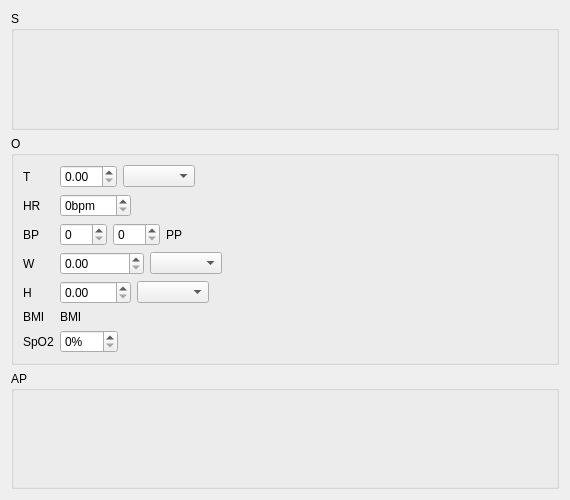
<?xml version="1.0" encoding="UTF-8"?>
<ui version="4.0">
 <class>PreoperativeAnesthesiaConsultation</class>
 <widget class="QWidget" name="PreoperativeAnesthesiaConsultation">
  <property name="geometry">
   <rect>
    <x>0</x>
    <y>0</y>
    <width>570</width>
    <height>500</height>
   </rect>
  </property>
  <property name="windowTitle">
   <string/>
  </property>
  <layout class="QGridLayout" name="gridLayout_4">
   <item row="0" column="0">
    <widget class="QGroupBox" name="subjectiveGroup">
     <property name="title">
      <string>S</string>
     </property>
     <layout class="QGridLayout" name="gridLayout_2">
      <item row="0" column="0">
       <layout class="QVBoxLayout" name="subjectiveLayout"/>
      </item>
     </layout>
    </widget>
   </item>
   <item row="1" column="0">
    <widget class="QGroupBox" name="objectiveGroup">
     <property name="title">
      <string>O</string>
     </property>
     <layout class="QGridLayout" name="gridLayout_1">
      <item row="0" column="1">
       <layout class="QVBoxLayout" name="objectiveLayout"/>
      </item>
      <item row="0" column="0">
       <layout class="QFormLayout" name="formLayout">
        <property name="fieldGrowthPolicy">
         <enum>QFormLayout::FieldsStayAtSizeHint</enum>
        </property>
        <item row="0" column="0">
         <widget class="QLabel" name="temperatureLabel">
          <property name="text">
           <string>T</string>
          </property>
         </widget>
        </item>
        <item row="0" column="1">
         <layout class="QHBoxLayout" name="horizontalLayout_6">
          <item>
           <widget class="QDoubleSpinBox" name="temperatureValue"/>
          </item>
          <item>
           <widget class="QComboBox" name="temperatureUnit"/>
          </item>
         </layout>
        </item>
        <item row="1" column="0">
         <widget class="QLabel" name="heartRateLabel">
          <property name="text">
           <string>HR</string>
          </property>
         </widget>
        </item>
        <item row="1" column="1">
         <layout class="QHBoxLayout" name="horizontalLayout_2" stretch="0">
          <item>
           <widget class="QSpinBox" name="heartRateValue">
            <property name="suffix">
             <string>bpm</string>
            </property>
            <property name="maximum">
             <number>220</number>
            </property>
           </widget>
          </item>
         </layout>
        </item>
        <item row="2" column="0">
         <widget class="QLabel" name="bloodPressureLabel">
          <property name="text">
           <string>BP</string>
          </property>
         </widget>
        </item>
        <item row="2" column="1">
         <layout class="QHBoxLayout" name="horizontalLayout">
          <item>
           <widget class="QSpinBox" name="bloodPressureSystolicValue">
            <property name="maximum">
             <number>300</number>
            </property>
            <property name="singleStep">
             <number>10</number>
            </property>
           </widget>
          </item>
          <item>
           <widget class="QSpinBox" name="bloodPressureDiastolicValue">
            <property name="maximum">
             <number>300</number>
            </property>
            <property name="singleStep">
             <number>10</number>
            </property>
           </widget>
          </item>
          <item>
           <widget class="QLabel" name="bloodPressurePulseValue">
            <property name="text">
             <string>PP</string>
            </property>
           </widget>
          </item>
         </layout>
        </item>
        <item row="3" column="0">
         <widget class="QLabel" name="weightLabel">
          <property name="text">
           <string>W</string>
          </property>
         </widget>
        </item>
        <item row="3" column="1">
         <layout class="QHBoxLayout" name="horizontalLayout_3">
          <item>
           <widget class="QDoubleSpinBox" name="weightValue">
            <property name="maximum">
             <double>1000000.000000000000000</double>
            </property>
           </widget>
          </item>
          <item>
           <widget class="QComboBox" name="weightUnit"/>
          </item>
         </layout>
        </item>
        <item row="4" column="0">
         <widget class="QLabel" name="heightLabel">
          <property name="text">
           <string>H</string>
          </property>
         </widget>
        </item>
        <item row="4" column="1">
         <layout class="QHBoxLayout" name="horizontalLayout_4">
          <item>
           <widget class="QDoubleSpinBox" name="heightValue">
            <property name="maximum">
             <double>1000.000000000000000</double>
            </property>
           </widget>
          </item>
          <item>
           <widget class="QComboBox" name="heightUnit"/>
          </item>
         </layout>
        </item>
        <item row="5" column="0">
         <widget class="QLabel" name="bmiLabel">
          <property name="text">
           <string>BMI</string>
          </property>
         </widget>
        </item>
        <item row="5" column="1">
         <widget class="QLabel" name="bmiValue">
          <property name="text">
           <string>BMI</string>
          </property>
         </widget>
        </item>
        <item row="6" column="0">
         <widget class="QLabel" name="oxygenSaturationLabel">
          <property name="text">
           <string>SpO2</string>
          </property>
         </widget>
        </item>
        <item row="6" column="1">
         <layout class="QHBoxLayout" name="horizontalLayout_5">
          <item>
           <widget class="QSpinBox" name="oxygenSaturationValue">
            <property name="suffix">
             <string>%</string>
            </property>
            <property name="maximum">
             <number>100</number>
            </property>
           </widget>
          </item>
         </layout>
        </item>
       </layout>
      </item>
     </layout>
    </widget>
   </item>
   <item row="2" column="0">
    <widget class="QGroupBox" name="assessmentPlanGroup">
     <property name="title">
      <string>AP</string>
     </property>
     <layout class="QGridLayout" name="gridLayout_3">
      <item row="0" column="0">
       <layout class="QHBoxLayout" name="assessmentLayout"/>
      </item>
      <item row="0" column="1">
       <layout class="QHBoxLayout" name="planLayout"/>
      </item>
     </layout>
    </widget>
   </item>
  </layout>
 </widget>
 <resources/>
 <connections/>
</ui>
